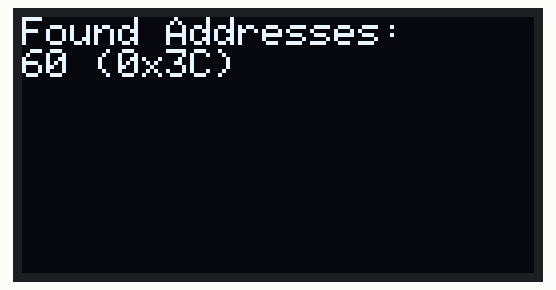
Recording of a sketch running on a simulated ESP8266 (NodeMCU). On the bench: 128×64 one-colour display. What the sketch prints to the serial monitor is not drawn.

Above: at 0.1 s.

The sketch:

sketch.ino
```cpp
#include <Wire.h>
#include <Adafruit_SSD1306.h>

#define SCREEN_WIDTH 128
#define SCREEN_HEIGHT 64

Adafruit_SSD1306 display(SCREEN_WIDTH, SCREEN_HEIGHT, &Wire, -1);

void setup() {
  Serial.begin(115200);

  Wire.begin(D1, D2);

  if (!display.begin(SSD1306_SWITCHCAPVCC, 0x3C)) {
    Serial.println(F("SSD1306 allocation failed"));
    for (;;);
  }

  display.clearDisplay();
  display.setTextColor(WHITE);
}

void Scanner() {
  Serial.println();
  Serial.println("I2C scanner. Scanning ...");
  byte count = 0;

  display.setTextSize(.75);
  display.setCursor(0, 0);
  display.println("Found Addresses:");

  Wire.begin();
  for (byte i = 8; i < 120; i++) {
    Wire.beginTransmission(i); // Begin I2C transmission Address (i)
    if (Wire.endTransmission() == 0) // Receive 0 = success (ACK response)
    {
      display.print(i, DEC);
      display.print(" (0x");
      display.print(i, HEX); // PCF8574 7 bit address
      display.println(")");

      Serial.print("Found address: ");
      Serial.print(i, DEC);
      Serial.print(" (0x");
      Serial.print(i, HEX); // PCF8574 7 bit address
      Serial.println(")");
      count++;
    }
  }
  Serial.print("Found ");
  Serial.print(count, DEC); // numbers of devices
  Serial.println(" device(s).");

  display.display();
}

void loop() {
  Scanner();
  delay(3000);
}
```
